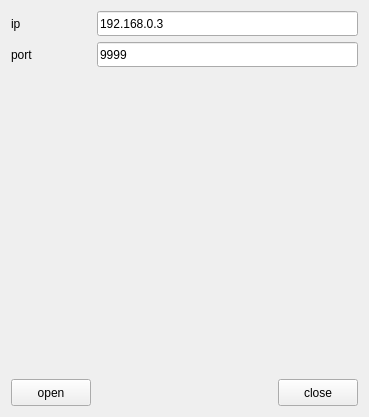
<?xml version="1.0" encoding="UTF-8"?>
<ui version="4.0">
 <class>Widget</class>
 <widget class="QWidget" name="Widget">
  <property name="geometry">
   <rect>
    <x>0</x>
    <y>0</y>
    <width>369</width>
    <height>417</height>
   </rect>
  </property>
  <property name="windowTitle">
   <string>Widget</string>
  </property>
  <layout class="QGridLayout" name="gridLayout">
   <item row="3" column="1">
    <spacer name="horizontalSpacer">
     <property name="orientation">
      <enum>Qt::Horizontal</enum>
     </property>
     <property name="sizeHint" stdset="0">
      <size>
       <width>186</width>
       <height>20</height>
      </size>
     </property>
    </spacer>
   </item>
   <item row="3" column="0">
    <widget class="QPushButton" name="pushButton_open">
     <property name="minimumSize">
      <size>
       <width>0</width>
       <height>27</height>
      </size>
     </property>
     <property name="text">
      <string>open</string>
     </property>
    </widget>
   </item>
   <item row="3" column="2">
    <widget class="QPushButton" name="pushButton_close">
     <property name="minimumSize">
      <size>
       <width>0</width>
       <height>27</height>
      </size>
     </property>
     <property name="text">
      <string>close</string>
     </property>
    </widget>
   </item>
   <item row="1" column="0">
    <widget class="QLabel" name="label_2">
     <property name="minimumSize">
      <size>
       <width>0</width>
       <height>25</height>
      </size>
     </property>
     <property name="text">
      <string>port</string>
     </property>
    </widget>
   </item>
   <item row="1" column="1" colspan="2">
    <widget class="QLineEdit" name="lineEdit_port">
     <property name="minimumSize">
      <size>
       <width>0</width>
       <height>25</height>
      </size>
     </property>
     <property name="text">
      <string>9999</string>
     </property>
    </widget>
   </item>
   <item row="2" column="0" colspan="3">
    <widget class="QLabel" name="label_video">
     <property name="text">
      <string/>
     </property>
    </widget>
   </item>
   <item row="0" column="1" colspan="2">
    <widget class="QLineEdit" name="lineEdit_ip">
     <property name="minimumSize">
      <size>
       <width>0</width>
       <height>25</height>
      </size>
     </property>
     <property name="text">
      <string>192.168.0.3</string>
     </property>
    </widget>
   </item>
   <item row="0" column="0">
    <widget class="QLabel" name="label">
     <property name="minimumSize">
      <size>
       <width>0</width>
       <height>25</height>
      </size>
     </property>
     <property name="text">
      <string>ip</string>
     </property>
    </widget>
   </item>
  </layout>
 </widget>
 <layoutdefault spacing="6" margin="11"/>
 <resources/>
 <connections/>
</ui>
